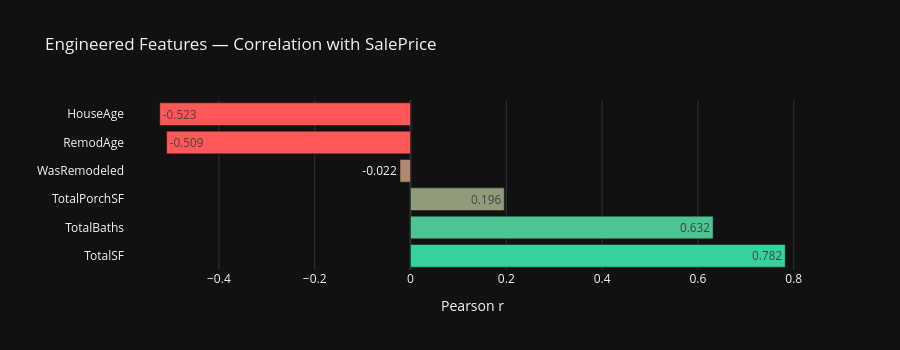

Notebook cell for this chart:
### Code cell
NEW_FEATURES = ["TotalSF", "HouseAge", "RemodAge", "WasRemodeled", "TotalBaths", "TotalPorchSF"]

corr_new = (
    df[NEW_FEATURES + [TARGET]]
    .corr()[TARGET]
    .drop(TARGET)
    .sort_values(ascending=False)
)

fig = px.bar(
    corr_new.reset_index(),
    x=TARGET,
    y="index",
    orientation="h",
    title="Engineered Features — Correlation with SalePrice",
    labels={TARGET: "Pearson r", "index": ""},
    color=TARGET,
    color_continuous_scale=["#ff5757", "#34d399"],
    text_auto=".3f",
)
fig.update_layout(height=350, coloraxis_showscale=False)
fig.show()

### Figure 1 — Plotly figure (JSON) as saved in the notebook; plotly's stock layout.template omitted (floating-point values rounded to 4 significant figures)
{"data": [{"hovertemplate": "Pearson r=%{marker.color}<br>=%{y}<extra></extra>", "legendgroup": "", "marker": {"color": [0.7823, 0.6317, 0.1957, -0.02193, -0.5091, -0.5234], "coloraxis": "coloraxis", "pattern": {"shape": ""}}, "name": "", "orientation": "h", "showlegend": false, "textposition": "auto", "texttemplate": "%{x:.3f}", "type": "bar", "x": [0.7823, 0.6317, 0.1957, -0.02193, -0.5091, -0.5234], "xaxis": "x", "y": ["TotalSF", "TotalBaths", "TotalPorchSF", "WasRemodeled", "RemodAge", "HouseAge"], "yaxis": "y"}], "layout": {"barmode": "relative", "coloraxis": {"colorbar": {"title": {"text": "Pearson r"}}, "colorscale": [[0, "#ff5757"], [1, "#34d399"]], "showscale": false}, "height": 350, "legend": {"tracegroupgap": 0}, "title": {"text": "Engineered Features — Correlation with SalePrice"}, "xaxis": {"anchor": "y", "domain": [0, 1], "title": {"text": "Pearson r"}}, "yaxis": {"anchor": "x", "domain": [0, 1], "title": {"text": ""}}}}
